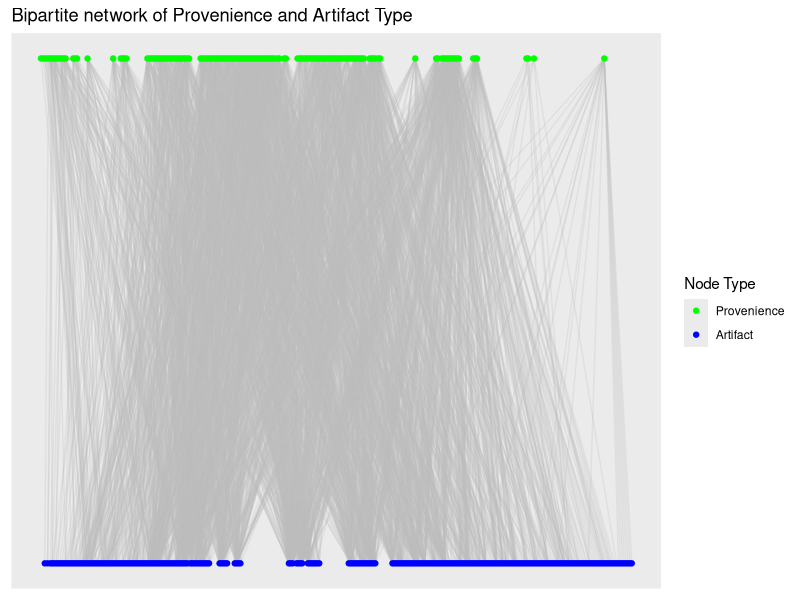
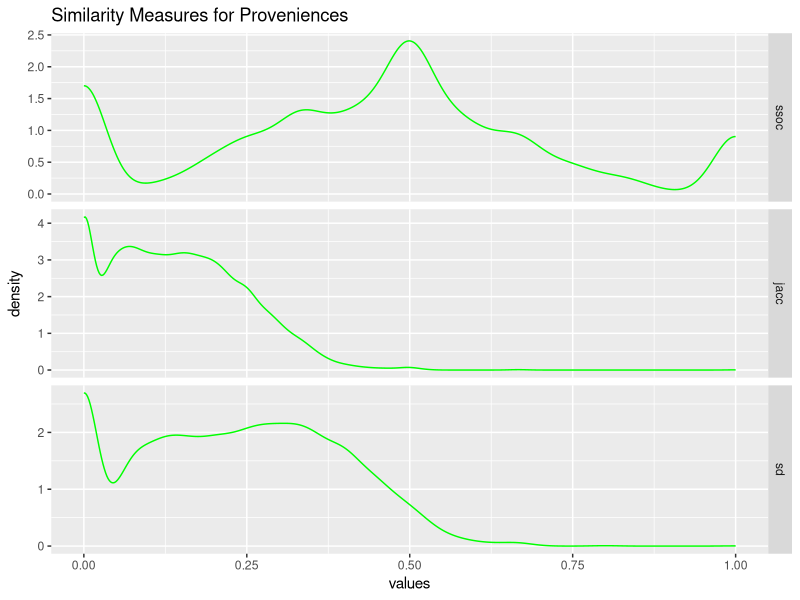
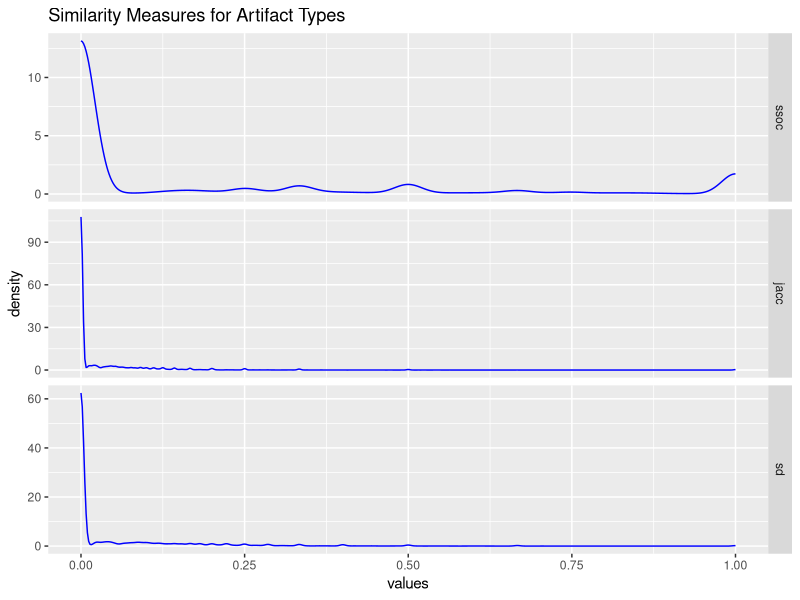
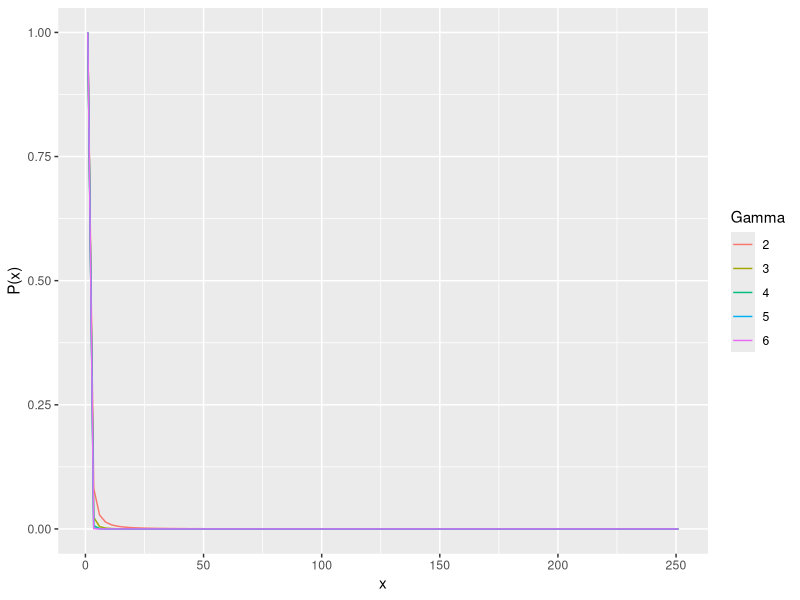
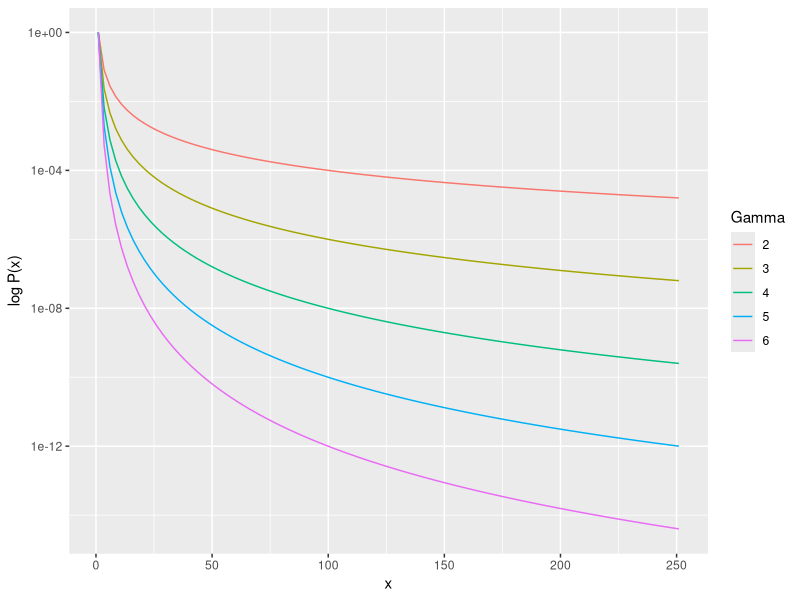

Write R code to recreate these figures, in order.
## ---- chunk 1
#| label: code-bpg
#| echo: false
#| message: false

require(tidyverse)
require(igraph)
require(ggraph)

# Import data from file ---------------------------------------------------

dat <- read_csv("Catalog_SiteA.csv",
                col_select = c(LEVEL_ID, CODE))

# Create un-weighted bipartite graph --------------------------------------

g_assemblages_bpg <-
  graph_from_data_frame(unique.data.frame(select(dat, LEVEL_ID, CODE)),
                        directed = FALSE)

V(g_assemblages_bpg)$type <-
  bipartite_mapping(g_assemblages_bpg)$type

## ---- chunk 2
#| label: fig-bipartite-graph
#| fig-cap: "Bipartite network of Provenience and Artifact Type."
#| fig-alt: "Bipartite graph plot of proveniences and artifact types."
#| echo: false
#| message: false
#| warning: false

g_assemblages_bpg_layout <-
  g_assemblages_bpg %>% layout_as_bipartite()

g_assemblages_bpg %>%
  ggraph(layout = g_assemblages_bpg_layout) +
  geom_edge_link(edge_color = "gray", edge_alpha = 0.25) +
  geom_node_point(aes(color = type)) +
  scale_color_manual(
    values = c("green", "blue"),
    name = "Node Type",
    breaks = c(FALSE, TRUE),
    labels = c("Provenience", "Artifact")
  ) +
  ggtitle("Bipartite network of Provenience and Artifact Type")


## ---- chunk 3
#| label: code-reestablish-environment
#| echo: false
#| message: false
#| warning: false

# Create incidence matrix from bipartite graph -----------------------------

g_assemblages_bpg_inc <- as_incidence_matrix(g_assemblages_bpg)

# Project one-mode graphs, Szymkiewicz-Simpson -----------------------------

overlap_coef_bin <- function(x) {
  # Calculate the pairwise sums of non-zero matrix elements to find the number
  # of intersecting elements between each input column
  bin_intersect_mat <- t(x) %*% x
  
  # Calculate the input column sums to find the individual size of each set
  col_sum <- apply(x, 2, function(xx)
    sum(xx != 0))
  
  # Find the smaller of each pair of sets by taking the matrix outer minimum
  min_set_size_mat <- outer(col_sum, col_sum, FUN = pmin)
  
  # Szymkiewicz-Simpson overlap coefficient is the pairwise intersection of two
  # sets divided by the size of the smaller set
  res <- bin_intersect_mat / min_set_size_mat
  
  # Set diagonal to identity
  diag(res) <- 1L
  
  # Assign input column names to rows and columns of return matrix
  dimnames(res) <- list(colnames(x), colnames(x))
  
  return(res)
}


## Project provenience -----------------------------------------------------

prov_adj_ssoc <- overlap_coef_bin(t(g_assemblages_bpg_inc))

prov_ssoc_vals <-
  prov_adj_ssoc[lower.tri(prov_adj_ssoc, diag = FALSE)]

## Project artifact types --------------------------------------------------

artifact_adj_ssoc <- overlap_coef_bin(g_assemblages_bpg_inc)

artifact_ssoc_vals <-
  artifact_adj_ssoc[lower.tri(artifact_adj_ssoc, diag = FALSE)]

# Project one-mode graphs, Sorenson-Dice -----------------------------------

soren_dice_sim_bin <- function(x) {
  # Calculate the pairwise sums of non-zero matrix elements to find the number
  # of intersecting elements between each input column
  bin_intersect_mat <- t(x) %*% x
  
  # Calculate the input column sums, to find the individual size of each set
  col_sum <- apply(x, 2, function(xx)
    sum(xx != 0))
  
  # Calculate the matrix outer sums for pairwise sum of set sizes
  set_size_sum_mat <- outer(col_sum, col_sum, FUN = "+")
  
  # Sorenson-Dice index is twice the size of the intersection divided by the
  # sum of the size for each set
  res <- (2 * bin_intersect_mat) / set_size_sum_mat
  
  # Set diagonal to identity
  diag(res) <- 1L
  
  # Assign input column names to rows and columns of return matrix
  dimnames(res) <- list(colnames(x), colnames(x))
  return(res)
  
}

## Project provenience -----------------------------------------------------

prov_adj_sd <- soren_dice_sim_bin(t(g_assemblages_bpg_inc))

prov_sd_vals <-
  prov_adj_sd[lower.tri(prov_adj_sd, diag = FALSE)]

## Project artifact types --------------------------------------------------

artifact_adj_sd <- soren_dice_sim_bin(g_assemblages_bpg_inc)

artifact_sd_vals <-
  artifact_adj_sd[lower.tri(artifact_adj_sd, diag = FALSE)]

# Project one-mode graphs, Jaccard ----------------------------------------

jaccard_sim_bin <- function(x) {
  # Calculate the pairwise sums of non-zero matrix elements to find the number
  # of intersecting elements between each input column
  bin_intersect_mat <- t(x) %*% x
  
  # Calculate the input column sums to find the individual size of each set
  x_col_sum <- apply(x, 2, function(xx)
    sum(xx != 0))
  
  # Calculate the matrix outer sums for pairwise sum of set sizes
  set_size_sum_mat <- outer(x_col_sum, x_col_sum, FUN = "+")
  
  # Jaccard index is intersection of set sizes over the size of the union of
  # sets
  res <- bin_intersect_mat / (set_size_sum_mat - bin_intersect_mat)
  
  # Set diagonal to identity
  diag(res) <- 1L
  
  # Assign input column names to rows and columns of return matrix
  dimnames(res) <- list(colnames(x), colnames(x))
  
  return(res)
}

## Project provenience -----------------------------------------------------

prov_adj_jacc <- jaccard_sim_bin(t(g_assemblages_bpg_inc))

prov_jacc_vals <-
  prov_adj_jacc[lower.tri(prov_adj_jacc, diag = FALSE)]

## Project artifact types --------------------------------------------------

artifact_adj_jacc <- jaccard_sim_bin(g_assemblages_bpg_inc)

artifact_jacc_vals <-
  artifact_adj_jacc[lower.tri(artifact_adj_jacc, diag = FALSE)]

# Comparing similarity measures -------------------------------------------

prov_sims <-
  data.frame(ssoc = prov_ssoc_vals,
             jacc = prov_jacc_vals,
             sd = prov_sd_vals)

artifact_sims <-
  data.frame(ssoc = artifact_ssoc_vals,
             jacc = artifact_jacc_vals,
             sd = artifact_sd_vals)

## ---- chunk 4
#| label: fig-sim-prov
#| fig-cap: "Similarity measures for proveniences."
#| fig-alt: "Similarity measures for proveniences."
#| echo: false
#| message: false
#| warning: false

# Plot densities by similarity measure
prov_sims %>% stack() %>%
  ggplot(aes(x = values)) +
  geom_density(color = "green",
               alpha = 0.4) +
  facet_grid(ind ~ ., scales = "free") +
  ggtitle("Similarity Measures for Proveniences")

## ---- chunk 5
#| label: fig-sim-artifact
#| fig-cap: "Similarity measures for artifact types."
#| fig-alt: "Similarity measures for artifact types."
#| echo: false
#| message: false
#| warning: false

# Plot densities by similarity measure
artifact_sims %>% stack() %>%
  ggplot(aes(x = values)) +
  geom_density(color = "blue",
               alpha = 0.4) +
  facet_grid(ind ~ ., scales = "free") +
  ggtitle("Similarity Measures for Artifact Types")

## ---- chunk 6
#| label: fig-power-law
#| fig-cap: "Power-law distribution for different values of gamma."
#| fig-alt: "Power-law distribution for different values of gamma."
#| echo: false
#| message: false
#| warning: false

powerlaw_pdf <- function(x, gamma = 1) {
  density <- x ^ (-gamma)
  return(density)
}

ggplot(data.frame(x = c(1, 251)), aes(x = x)) +
  stat_function(fun = powerlaw_pdf, args = list(gamma = 2), aes(color = "2")) +
  stat_function(fun = powerlaw_pdf, args = list(gamma = 3), aes(color = "3")) +
  stat_function(fun = powerlaw_pdf, args = list(gamma = 4), aes(color = "4")) +
  stat_function(fun = powerlaw_pdf, args = list(gamma = 5), aes(color = "5")) +
  stat_function(fun = powerlaw_pdf, args = list(gamma = 6), aes(color = "6")) +
  labs(color = "Gamma") +
  ylab("P(x)")

## ---- chunk 7
#| label: fig-power-law-log
#| fig-cap: "Log-scale power-law distribution for different values of gamma."
#| fig-alt: "Log-scale power-law distribution for different values of gamma."
#| echo: false
#| message: false
#| warning: false

ggplot(data.frame(x = c(1, 251)), aes(x = x)) +
  stat_function(fun = powerlaw_pdf, args = list(gamma = 2), aes(color = "2")) +
  stat_function(fun = powerlaw_pdf, args = list(gamma = 3), aes(color = "3")) +
  stat_function(fun = powerlaw_pdf, args = list(gamma = 4), aes(color = "4")) +
  stat_function(fun = powerlaw_pdf, args = list(gamma = 5), aes(color = "5")) +
  stat_function(fun = powerlaw_pdf, args = list(gamma = 6), aes(color = "6")) +
  scale_y_continuous(trans="log10") +
  labs(color = "Gamma") +
  ylab("log P(x)")
